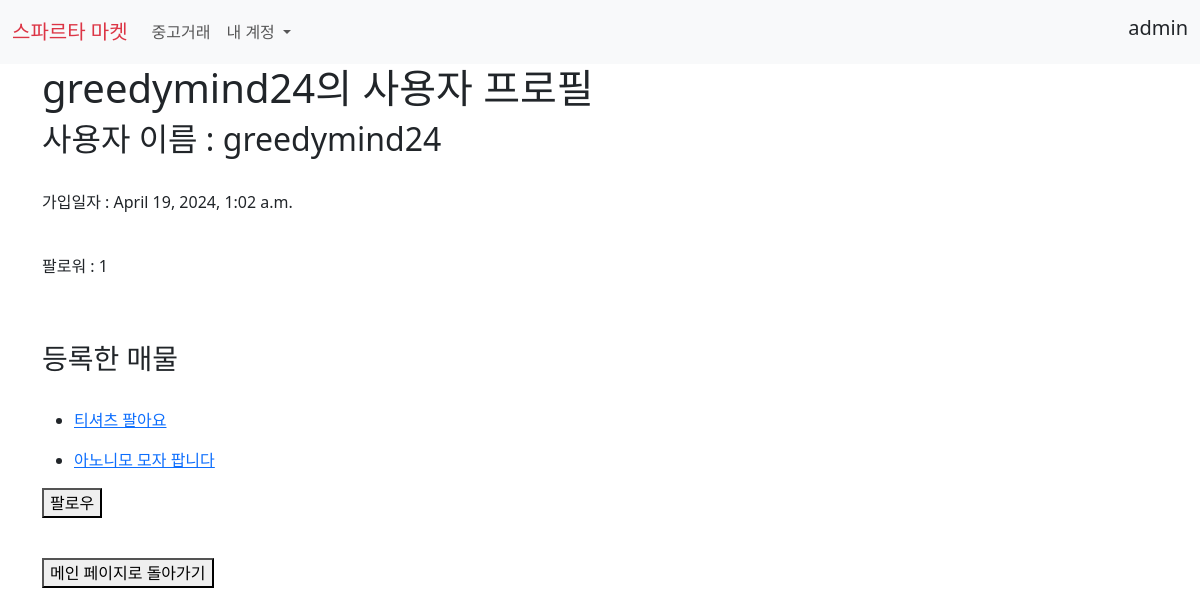
Screenshot of /users/profile/greedymind24/ (signed in) with the database file from the repository.
### accounts/models.py (models this page shows)
class User(AbstractUser):
    followings = models.ManyToManyField(
        "self", related_name="followers", symmetrical=False
    )

### products/models.py (models this page shows, shortened)
class Product(models.Model):
    title = models.CharField(max_length=50)
    content = models.TextField()
    created_at = models.DateTimeField(auto_now_add=True)
    updated_at = models.DateTimeField(auto_now=True)
    image = models.ImageField(upload_to = "images/", blank=True)
    author = models.ForeignKey(
        settings.AUTH_USER_MODEL,
        on_delete = models.CASCADE,
        related_name="products"
        )
    like_users = models.ManyToManyField(
        settings.AUTH_USER_MODEL, related_name="like_products"
    )

### users/views.py (the view)
# urls.py: path("profile/<str:username>/", views.profile, name="profile"),
def profile(request, username):
    member = get_object_or_404(get_user_model(), username=username)
    context = {
        "member":member
    }
    return render(request, "profile.html", context)

### users/templates/profile.html (shortened to what this page needs)
{% extends "base.html" %}
{% block content %}
<h1>{{ member.username }}의 사용자 프로필</h1>
<div>
    <h2>사용자 이름 : {{ member.username }}</h2><br>
    <p>가입일자 : {{ member.date_joined }}</p><br>
    <p>
        팔로워 : {{ member.followers.count }}<br>
    </p><br><br>
    <h3>등록한 매물</h3><br>
    <ul>
        {% for product in member.products.all %}
        <li><a href="{% url "product_detail" product.pk %}">
            <p>{{ product.title }}</p>
        </a></li>
        {% endfor %}
    </ul>
    {% if request.user != member %}
        <form action="{% url "follow" member.pk%}" method="POST">
            {% if request.user in member.followers.all %}
                <button type="submit">팔로우 취소</button>
            {% else %}
                <button type="submit">팔로우</button>
            {% endif %}
        </form>
    {% endif %}
</p><br>
<a href="{% url "index" %}"><button>메인 페이지로 돌아가기</button></a>
{% endblock content %}

### templates/base.html (shortened to what this page needs)
{% load static %}
<!DOCTYPE html>
<html lang="en">
  <head>
    <link href="https://cdn.jsdelivr.net/npm/bootstrap@5.3.3/dist/css/bootstrap.min.css" rel="stylesheet">
    <link rel="stylesheet" href="{% static "css/style.css" %}">
  </head>
  <body>
    <nav class="navbar navbar-expand-lg bg-body-tertiary">
      <div class="container-fluid">
        <a class="navbar-brand text-danger" href="{% url "index" %}">스파르타 마켓</a>
        <div class="collapse navbar-collapse" id="navbarSupportedContent">
          <ul class="navbar-nav me-auto mb-2 mb-lg-0">
            <li class="nav-item">
              <a class="nav-link" aria-current="page" href="{% url "products" %}">중고거래</a>
            </li>
            {% if request.user.is_authenticated %}
            <li class="nav-item dropdown">
              <a class="nav-link dropdown-toggle" href="#" role="button" data-bs-toggle="dropdown" aria-expanded="false">
                내 계정
              </a>
            </li>
            {% endif %}
          </ul>
          <div class = "navbar">
            {% if request.user.is_authenticated %}
            <h5>{{ request.user.username }}</h5>
            {% endif %}
          </div>
        </div>
      </div>
    </nav>
    <div class="container">
    {% block content %}
    {% endblock content %}
    </div>
  </body>
</html>

### rows the page displays
User: user.username "admin"
User: username "greedymind24", date_joined "April 19, 2024, 1:02 a.m.", followers.count "1"
Product: title "티셔츠 팔아요"
Product: title "아노니모 모자 팝니다"
